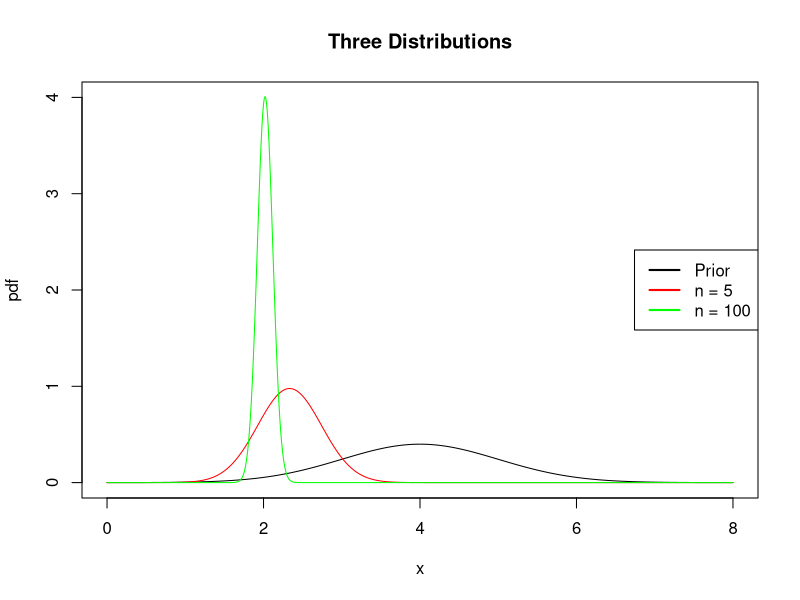

This figure's R source:
## ---- chunk 1
knitr::opts_chunk$set(echo = TRUE)
## ---- chunk 2
nu<-4			# prior mean
tau2<-1			# prior variance
tau<-sqrt(tau2)		# prior sd
xbar<-2			# sample mean
sig2<-1			# sample variance (known)
sig<-sqrt(sig2)		# sample sd
# prior N(nu, tau^2)  nu=4, tau^2=1
# compute x limits  mean +- 4SD
xmin<-nu-4*tau
xmax<-nu+4*tau
xx<-seq(xmin,xmax,by=.01)
# compute prior for all xx
prior<-dnorm(xx,mean=nu,sd=sqrt(tau2))
rnu<-round(nu,2)
rtau2<-round(tau2,2)
# different ns
n1 <- 5
n2 <- 100
# posterior distribution n = 5
postmean5 <- (xbar*n1*tau2 + nu*sig2) / (n1*tau2 + sig2)
postvar5 <- (sig2*tau2) / (n1*tau2+sig2)
post5 <- dnorm(xx,mean=postmean5,sd=sqrt(postvar5))
# posterior distribution n = 100
postmean100 <- (xbar*n2*tau2 + nu*sig2) / (n2*tau2 + sig2)
postvar100 <- (sig2*tau2) / (n2*tau2+sig2)
post100 <- dnorm(xx,mean=postmean100,sd=sqrt(postvar100))
# plot on same graph
maintxt<-paste("Three Distributions")
plot(xx,prior,type="l",lty=1,xlab="x",ylab="pdf",main=maintxt,ylim = c(0,4))
lines(xx,post5,col = "red")
lines(xx,post100,col = "green")
legend("right",legend=c("Prior","n = 5","n = 100"),col=c("black","red","green"),bg="white",lwd=2)
